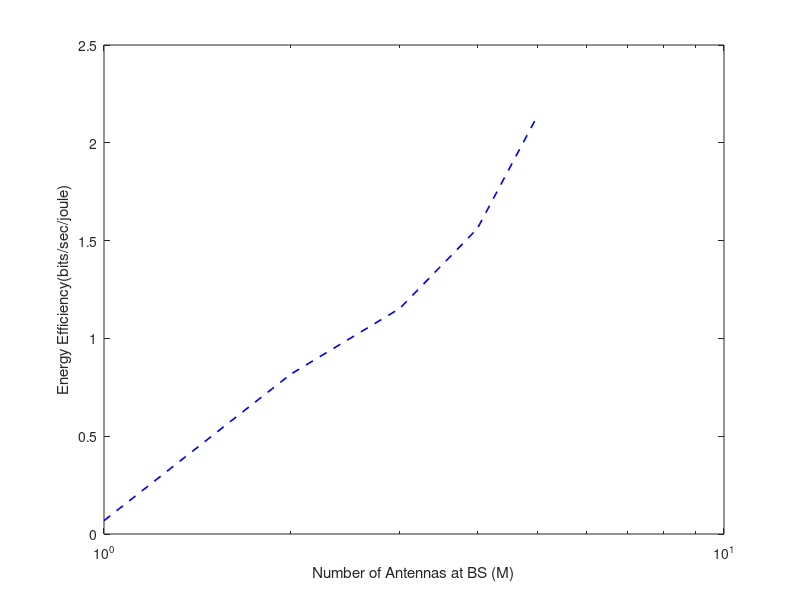

Reproduce this figure in MATLAB.
clc;
M=input('enter the no. of antennas at the base station');
K=input('enter the no of antenas at the user');

    %4dB
a=0.6310;
b=1.5849;
pd = makedist('Normal','mu',0,'sigma',0.5);
pd_ = makedist('Normal','mu',1,'sigma',0.5);
tm = truncate(pd,-pi/9,pi/9);
t_m = truncate(pd,a,b);


P=0.005;
pds=0.005;
L=K;
vnoise=0.01;
dkkk=.36; dk=.51;
ak=[];
rt=0;
thetak=0.09;
S=sin(thetak);
lambda=1;
ts=0.5;
rate_=[];
rate_r=[];
rt=0;
rtr=0;
Psn=0;
Psnr=0;
psig=0.5;
eff=[];
eff_r=[];
for m=1:M
    it=1;
count = 0;


    %4dB
a=0.6310;
b=1.5849;
pd = makedist('Normal','mu',0,'sigma',0.5);
pd_ = makedist('Normal','mu',1,'sigma',0.5);
t = truncate(pd,-pi/9,pi/9);
t_ = truncate(pd,a,b);
r = random(t,m,1);
r_ = random(t_,m,1);



hbti=transpose(r_.*exp(1j.*r));
z=(sqrt(1/2).*(rand(1,m)+1i*rand(1,m)));
n=(sqrt(1/2).*(rand(m,K)+1i*rand(m,K)));
zk=transpose(z);
v=var(n(:));

    P=-1j*(m-1)*(pi)*S;
    akm=(exp(P));
    ak=[ak;akm];
    P=0.05;
    
    hh=((dkkk.*ak)+(dk.*zk));
hk=diag(hh);
H=diag(hbti*hk);
H_=diag(hh);

    phi=eye([K,K]);
phik=phi(:,K);
L=K;
vnoise=0.01;
hkhat=(dkkk.*ak)+((dk.^2)*sqrt(L*P)./((dk.^2).*L*P+vnoise)).*(((dk*sqrt(L*P)).*zk)+n*phik);
% disp(hkhat);
clear mean
expectationsquare=[sqrt(mean(hkhat.^2))];
%disp('values of wk are');
wk=[(hkhat/expectationsquare)];
Ps_=(norm(sqrt(pds).*lambda.*transpose(hk).*H*wk)).^2;
Ps_r=(norm(sqrt(pds).*lambda.*transpose(hk).*H_*wk)).^2;
Psn=Psn+Ps_;
Psnr=Psnr+Ps_r;
Ps_S=(norm(sqrt(psig).*lambda.*transpose(hk).*H*wk)).^2;
Ps_Sr=(norm(sqrt(psig).*lambda.*transpose(hk).*H_*wk)).^2;
% disp(Psn)
% disp(Ps_S)
SINRr=(Ps_Sr/(Psnr+v));
SINR=(Ps_S/(Psn+v));
rt_=(1-ts)*log(1+SINR)/log(2);
rt_r=(1-ts)*log(1+SINRr)/log(2);
rtr=rtr+rt_r;
rt=rt+rt_;
rate_=[rate_,rt];
rate_r=[rate_r,rtr];
eff=[eff,rt/(15+(0.05*m))];
end
MT=1:M;
% figure(1)
% plot(MT(1:20:M),rate_r(1:20:M),'-o',MT(1:20:M),rate_(1:20:M),'-*','LineWidth',1.2,'color','black')
% legend('Without reciprocity error ','with reciprocity error','Location','northwest')
% 
% xlabel('no. of antenna');
% ylabel('Achievable Rate (bits/s/Hz)');
% % title('Achievable Rate');
% 
% figure(2)
% plot(MT(1:10:M),rate_r(1:10:M),'-o',MT(1:10:M),rate_(1:10:M),'-*','LineWidth',1.2,'color','black')
% legend('Without reciprocity error ','with reciprocity error','Location','northwest')
% axis([150 300 7 12]);
% xlabel('no. of antenna');
% ylabel('Achievable Rate (bits/s/Hz)');
% title('Achievable Rate');

figure(1)
semilogx(MT(1:1:M),10*eff(1:1:M),'b--','LineWidth',1.2,'color','blue')
% legend('Without reciprocity error ','Location','northwest')
% axis([150 300 7 12]);
xlabel('Number of Antennas at BS (M)');
ylabel('Energy Efficiency(bits/sec/joule)');
%title('Energy Efficiency optimal curve of massive mimo');






